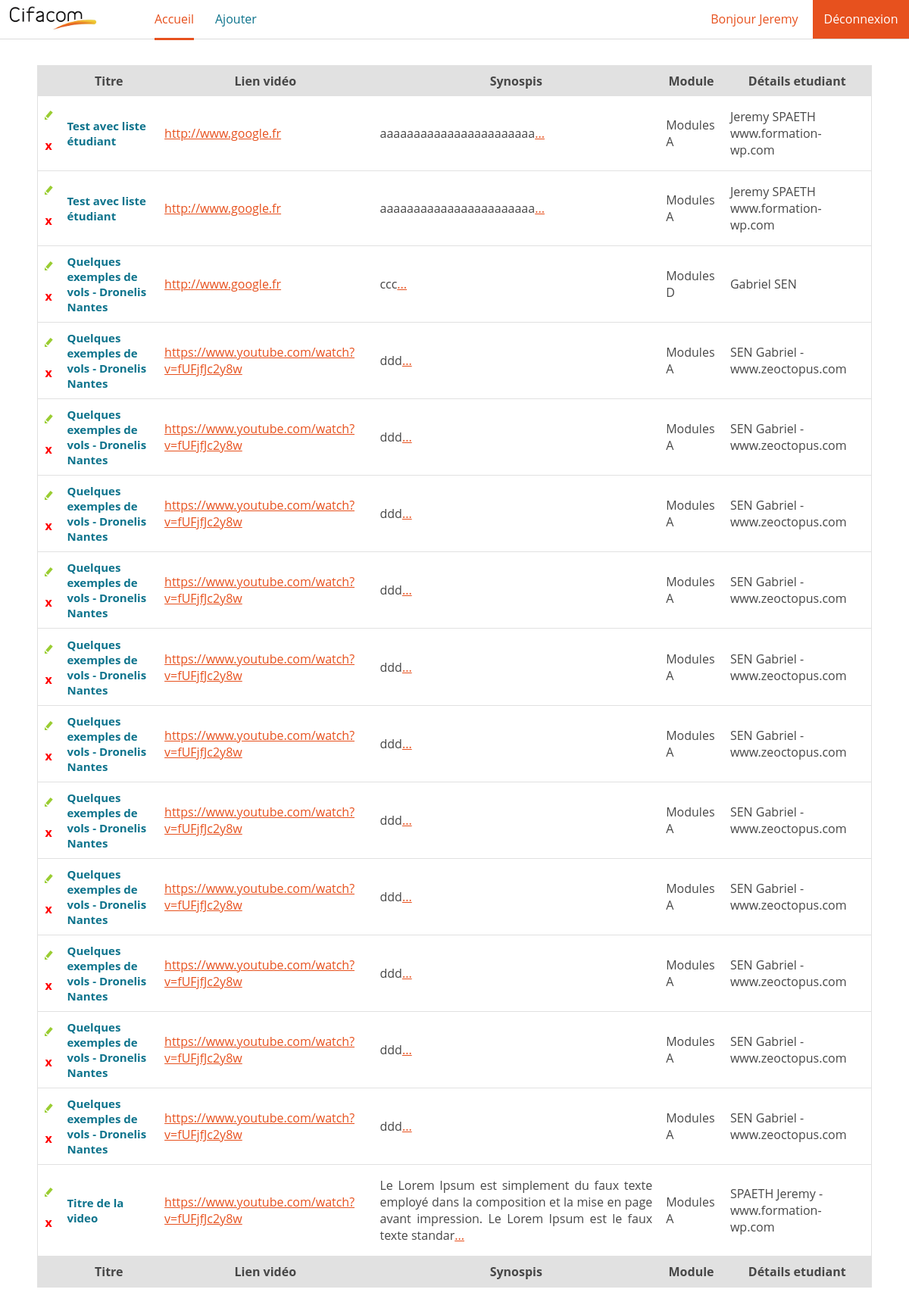
Screenshot of /home.php (signed in) with the database file from the repository.
### tables this page shows
CREATE TABLE IF NOT EXISTS `db_cifa3com` (
  `id` int(11) NOT NULL AUTO_INCREMENT,
  `title` varchar(255) NOT NULL,
  `video_link` varchar(255) NOT NULL,
  `synopsis` text NOT NULL,
  `modules` varchar(255) NOT NULL,
  `student_infos` text NOT NULL,
  PRIMARY KEY (`id`)
);

### home.php (the view, shortened to what this page needs)
<?php
include_once('dbh.php');
$itelst = $dbh->prepare("SELECT id, title, video_link, synopsis, modules, student_infos FROM db_cifa3com");
$itelst->execute();
?>
    <!DOCTYPE html>
    <html>
<head lang="fr">
    <link rel="stylesheet" type="text/css" href="style.css" />
</head>
<body>
<header>
    <a href="http://cifa3.com/" title="Aller sur le site"><img src="img/logo.jpg"></a>
    <ul>
        <li class="current"><a href="home.php" title="Accueil">Accueil</a></li>
        <li><a href="add.php" title="Ajouter">Ajouter</a></li>
    </ul>
    <p>Bonjour <?php echo $_SESSION['identifiant']; ?></p>
    <a id="disconnect" href="?action=logout" title="Déconnexion">Déconnexion</a>
</header>
<div class="content content-home">
    <form action="home.php" method="post">
    <table>
        <thead>
            <tr>
                <th></th>
                <th>Titre</th>
                <th>Lien vidéo</th>
                <th>Synospis</th>
                <th>Module</th>
                <th>Détails etudiant</th>
            </tr>
        </thead>
        <tbody>
            <?php while($itelsts = $itelst->fetch()): ?>
                <tr>
                    <td>
                        <a class="update" href="" title="Editer"><div class="pencil"></div><div class="pencil-lead"></div></a>
                        <a class="trash" href="?trash=<?php echo $itelsts['id']; ?>" title="Supprimer">x</a>
                    </td>
                    <td>
                        <h1><?php echo $itelsts['title']; ?></h1>
                    </td>
                    <td>
                        <a href="<?php echo $itelsts['video_link']; ?>" target="_blank"><?php echo $itelsts['video_link']; ?></a>
                    </td>
                    <td>
                        <p class="synopsis"><?php echo substr($itelsts['synopsis'], 0, 150); ?><a href="" title="<?php echo $itelsts['synopsis']; ?>">...</a></p>
                    </td>
                    <td>
                        <p><?php echo $itelsts['modules']; ?></p>
                    </td>
                    <td>
                        <p><?php echo $itelsts['student_infos']; ?></p>
                    </td>
                </tr>
            <?php endwhile ?>
        </tbody>
        <tfoot>
            <tr>
                <th></th>
                <th>Titre</th>
                <th>Lien vidéo</th>
                <th>Synospis</th>
                <th>Module</th>
                <th>Détails etudiant</th>
            </tr>
        </tfoot>
    </table>
    </form>
</div>
</body>
</html>

### style.css (style rules this page uses)
body { font-family: "Open Sans",sans-serif; box-sizing: border-box; }
.content { margin: 0 auto; padding: 78px 0; }
p { color: #474747; }
header { background-color: rgba(255, 255, 255, 0.8); border-bottom: solid 1px rgba(210, 210, 210, 0.8);; position: fixed; left: 0; top: 0; width: 100%; }
header img { float: left; width: 10%; margin: 2px 60px -4px 10px; }
ul { margin: 0; }
li { display: block; float: left; padding: 1.2%; }
li a { text-decoration: none; color: #0d738c; }
li.current a { color: #e7511e; border-bottom: solid 3px #e7511e; padding-bottom: 14px; }
header p { float: right; margin: 0 132px 0 -318px; padding: 1.2%; color: #e7511e; }
a#disconnect { float: right; padding: 1.2%; background-color: #e7511e; text-decoration: none; color: #FFF; }
label, h1 { color: #0d738c; font-size: 15px; }
.content-home { width: 93%; }
table { border-spacing: 0; border: solid 1px #E1E1E1; }
th { background-color: #E1E1E1; padding: 9px 0; color: #474747; }
td { padding: 0 9px; border-bottom: solid 1px #E1E1E1; }
td a { color: #e7511e; }
a.trash { text-decoration: none; color: #FF0000; font-weight: bold; float: left; margin-top: 23px; }
p.synopsis { text-align: justify; }
.pencil, .pencil-lead { background-color: yellowgreen; }
.pencil { padding: 2px 5px; margin: 0 0 -4px 1px; transform: rotate(130deg); -moz-transform: rotate(130deg); -ms-transform: rotate(130deg); -webkit-transform: rotate(130deg); -o-transform: rotate(130deg); }
.pencil-lead { border-width: 2px; border-style: solid; border-color: #FFF #FFF #9ACD32 #9ACD32; margin-top: 5px; width: 0; }

### rows the page displays
db_cifa3com: title "Test avec liste étudiant", video_link "http://www.google.fr", synopsis "aaaaaaaaaaaaaaaaaaaaaaa", modules "Modules A", student_infos "Jeremy SPAETH www.formation-wp.com"
db_cifa3com: title "Test avec liste étudiant", video_link "http://www.google.fr", synopsis "aaaaaaaaaaaaaaaaaaaaaaa", modules "Modules A", student_infos "Jeremy SPAETH www.formation-wp.com"
db_cifa3com: title "Quelques exemples de vols - Dronelis Nantes", video_link "http://www.google.fr", synopsis "ccc", modules "Modules D", student_infos "Gabriel SEN"
db_cifa3com: title "Quelques exemples de vols - Dronelis Nantes", video_link "https://www.youtube.com/watch?v=fUFjfJc2y8w", synopsis "ddd", modules "Modules A", student_infos "SEN Gabriel - www.zeoctopus.com"
db_cifa3com: title "Quelques exemples de vols - Dronelis Nantes", video_link "https://www.youtube.com/watch?v=fUFjfJc2y8w", synopsis "ddd", modules "Modules A", student_infos "SEN Gabriel - www.zeoctopus.com"
db_cifa3com: title "Quelques exemples de vols - Dronelis Nantes", video_link "https://www.youtube.com/watch?v=fUFjfJc2y8w", synopsis "ddd", modules "Modules A", student_infos "SEN Gabriel - www.zeoctopus.com"
db_cifa3com: title "Quelques exemples de vols - Dronelis Nantes", video_link "https://www.youtube.com/watch?v=fUFjfJc2y8w", synopsis "ddd", modules "Modules A", student_infos "SEN Gabriel - www.zeoctopus.com"
db_cifa3com: title "Quelques exemples de vols - Dronelis Nantes", video_link "https://www.youtube.com/watch?v=fUFjfJc2y8w", synopsis "ddd", modules "Modules A", student_infos "SEN Gabriel - www.zeoctopus.com"
db_cifa3com: title "Quelques exemples de vols - Dronelis Nantes", video_link "https://www.youtube.com/watch?v=fUFjfJc2y8w", synopsis "ddd", modules "Modules A", student_infos "SEN Gabriel - www.zeoctopus.com"
db_cifa3com: title "Quelques exemples de vols - Dronelis Nantes", video_link "https://www.youtube.com/watch?v=fUFjfJc2y8w", synopsis "ddd", modules "Modules A", student_infos "SEN Gabriel - www.zeoctopus.com"
db_cifa3com: title "Quelques exemples de vols - Dronelis Nantes", video_link "https://www.youtube.com/watch?v=fUFjfJc2y8w", synopsis "ddd", modules "Modules A", student_infos "SEN Gabriel - www.zeoctopus.com"
db_cifa3com: title "Quelques exemples de vols - Dronelis Nantes", video_link "https://www.youtube.com/watch?v=fUFjfJc2y8w", synopsis "ddd", modules "Modules A", student_infos "SEN Gabriel - www.zeoctopus.com"
db_cifa3com: title "Quelques exemples de vols - Dronelis Nantes", video_link "https://www.youtube.com/watch?v=fUFjfJc2y8w", synopsis "ddd", modules "Modules A", student_infos "SEN Gabriel - www.zeoctopus.com"
db_cifa3com: title "Quelques exemples de vols - Dronelis Nantes", video_link "https://www.youtube.com/watch?v=fUFjfJc2y8w", synopsis "ddd", modules "Modules A", student_infos "SEN Gabriel - www.zeoctopus.com"
db_cifa3com: title "Titre de la video", video_link "https://www.youtube.com/watch?v=fUFjfJc2y8w", synopsis "Le Lorem Ipsum est simplement du faux texte employé dans la composition et la mise en page avant impression. Le Lorem Ipsum est le faux texte standar", modules "Modules A", student_infos "SPAETH Jeremy - www.formation-wp.com"

### other values shown
$_SESSION['identifiant'] "Jeremy"
